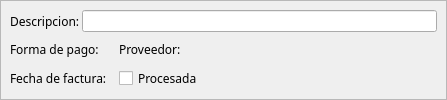
    <widget class="QFrame" name="frame" >
     <property name="frameShape" >
      <enum>QFrame::StyledPanel</enum>
     </property>
     <property name="frameShadow" >
      <enum>QFrame::Raised</enum>
     </property>
     <layout class="QGridLayout" >
      <property name="margin" >
       <number>9</number>
      </property>
      <property name="spacing" >
       <number>6</number>
      </property>
      <item row="2" column="1" >
       <widget class="QCheckBox" name="m_procesadafacturap" >
        <property name="font" >
         <font>
          <family>Sans Serif</family>
          <pointsize>9</pointsize>
          <weight>50</weight>
          <italic>false</italic>
          <bold>false</bold>
          <underline>false</underline>
          <strikeout>false</strikeout>
         </font>
        </property>
        <property name="text" >
         <string>Procesada</string>
        </property>
       </widget>
      </item>
      <item row="1" column="1" >
       <layout class="QHBoxLayout" >
        <property name="margin" >
         <number>0</number>
        </property>
        <property name="spacing" >
         <number>6</number>
        </property>
        <item>
         <widget class="QLabel" name="" >
          <property name="sizePolicy" >
           <sizepolicy>
            <hsizetype>1</hsizetype>
            <vsizetype>5</vsizetype>
            <horstretch>0</horstretch>
            <verstretch>0</verstretch>
           </sizepolicy>
          </property>
          <property name="font" >
           <font>
            <family>Sans Serif</family>
            <pointsize>9</pointsize>
            <weight>50</weight>
            <italic>false</italic>
            <bold>false</bold>
            <underline>false</underline>
            <strikeout>false</strikeout>
           </font>
          </property>
          <property name="text" >
           <string>Proveedor:</string>
          </property>
         </widget>
        </item>
        <item>
         <widget class="BusquedaProveedor" name="m_proveedor" >
          <property name="sizePolicy" >
           <sizepolicy>
            <hsizetype>7</hsizetype>
            <vsizetype>5</vsizetype>
            <horstretch>0</horstretch>
            <verstretch>0</verstretch>
           </sizepolicy>
          </property>
          <property name="minimumSize" >
           <size>
            <width>250</width>
            <height>0</height>
           </size>
          </property>
         </widget>
        </item>
       </layout>
      </item>
      <item row="2" column="0" >
       <layout class="QHBoxLayout" >
        <property name="margin" >
         <number>0</number>
        </property>
        <property name="spacing" >
         <number>6</number>
        </property>
        <item>
         <widget class="QLabel" name="" >
          <property name="font" >
           <font>
            <family>Sans Serif</family>
            <pointsize>9</pointsize>
            <weight>50</weight>
            <italic>false</italic>
            <bold>false</bold>
            <underline>false</underline>
            <strikeout>false</strikeout>
           </font>
          </property>
          <property name="text" >
           <string>Fecha de factura:</string>
          </property>
         </widget>
        </item>
        <item>
         <widget class="BusquedaFecha" name="m_fechafacturap" >
          <property name="sizePolicy" >
           <sizepolicy>
            <hsizetype>7</hsizetype>
            <vsizetype>5</vsizetype>
            <horstretch>0</horstretch>
            <verstretch>0</verstretch>
           </sizepolicy>
          </property>
         </widget>
        </item>
       </layout>
      </item>
      <item row="1" column="0" >
       <layout class="QHBoxLayout" >
        <property name="margin" >
         <number>0</number>
        </property>
        <property name="spacing" >
         <number>6</number>
        </property>
        <item>
         <widget class="QLabel" name="" >
          <property name="font" >
           <font>
            <family>Sans Serif</family>
            <pointsize>9</pointsize>
            <weight>50</weight>
            <italic>false</italic>
            <bold>false</bold>
            <underline>false</underline>
            <strikeout>false</strikeout>
           </font>
          </property>
          <property name="text" >
           <string>Forma de pago:</string>
          </property>
         </widget>
        </item>
        <item>
         <widget class="BusquedaFormaPago" name="m_forma_pago" />
        </item>
       </layout>
      </item>
      <item row="0" column="0" colspan="2" >
       <layout class="QHBoxLayout" >
        <property name="margin" >
         <number>0</number>
        </property>
        <property name="spacing" >
         <number>2</number>
        </property>
        <item>
         <widget class="QLabel" name="" >
          <property name="font" >
           <font>
            <family>Sans Serif</family>
            <pointsize>9</pointsize>
            <weight>50</weight>
            <italic>false</italic>
            <bold>false</bold>
            <underline>false</underline>
            <strikeout>false</strikeout>
           </font>
          </property>
          <property name="text" >
           <string>Descripcion:</string>
          </property>
         </widget>
        </item>
        <item>
         <widget class="QLineEdit" name="m_descfacturap" />
        </item>
       </layout>
      </item>
     </layout>
    </widget>
